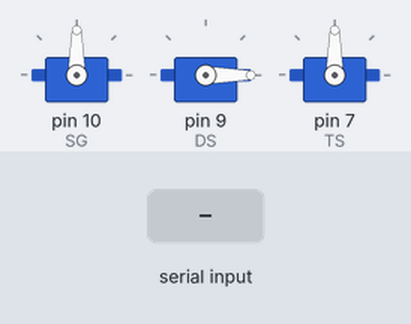
A sketch run on a simulated Arduino Uno, built with avr-gcc and run on an emulated ATmega328P. Shown: 3 × servo. The inputs (shaded band) are chosen by the test bench. What the sketch prints to the serial monitor is not drawn.

Above: at 2.7 s.
2.8 s: "@" received over Serial
At 3.8 s:
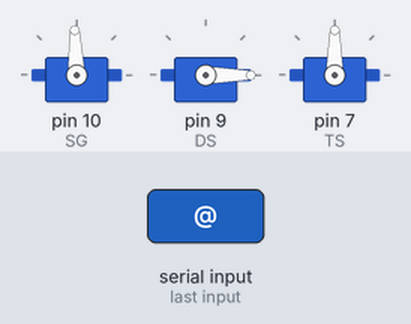
4.3 s: "*" received over Serial
At 4.9 s:
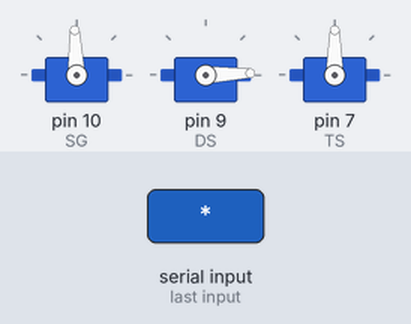
Timing chart, 0 to 7.3 s (numbered marks = the images above; inputs shaded):
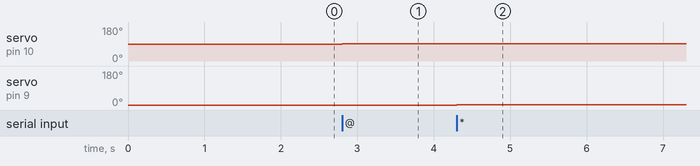

Measured:
- after the input at 2.8 s, servo on pin 10 (SG): 90° → 92° at once
- after the input at 4.3 s, servo on pin 9 (DS): 0° → 2° at once

The sketch:

SorgenteA.ino
```cpp
#include <Servo.h>
Servo SG;
Servo DS;
Servo TS;

int Quantity = 2;

char toDo;

// @ -> su
// # -> giù
// * -> destra
// + -> sinistra
// % -> su testa
// $ -> giuù testa
void set()
{
  SG.write(90);
  DS.write(0);
  TS.write(90);
  delay(3.11*180);
}
void setup() {


  SG.attach(10);
  DS.attach(9);
  TS.attach(7);

  set();

  Serial.begin(9600);                    // Start serial communication at 9600 bps

  Serial.write("\n\n wOnline..");
  delay(1000);


  Serial.flush();
}

void loop() {

  if(Serial.available()>0){

    toDo=Serial.read();

    if(toDo=='@' || toDo=='#' || toDo=='*' || toDo=='+' || toDo=='%' || toDo=='$')
     Quantity =  2;

    if(toDo=='@'){
      SG.write(SG.read()+Quantity);   // 10 è puramente indicativo, non ho arduini per testare
    }                          // probabilmente andrà modificato fino a trovare quel valore
    else if(toDo =='#'){       // per il quale i servo si muovono in sincronia con quello che invia
      SG.write(SG.read()-Quantity);   // il processing. Altrimenti, cosa che preferisco, conviene farsi
    }                          // una funzione per calibrare gli spostamenti e anticipare al pc
    else if(toDo =='*'){       // che dovrà smettere di inviare segnali perché è già arrivato.
      DS.write(DS.read()+Quantity);   // Altrimenti la lampada rimane fluttuante attorno al viso.
    }
    else if(toDo =='+'){
      DS.write(DS.read()-Quantity);
    }
    else if(toDo =='%'){       // che dovrà smettere di inviare segnali perché è già arrivato.
      TS.write(TS.read()+Quantity);   // Altrimenti la lampada rimane fluttuante attorno al viso.
    }
    else if(toDo =='$'){
      TS.write(TS.read()-Quantity);
    }
    else if(toDo =='s'){
      set();
    }
  }


}
```
